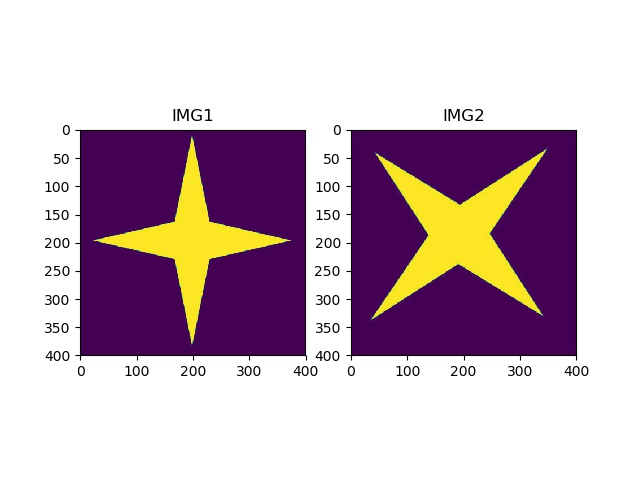
#> input picture OpenCV/pic/21-4-2.jpeg, 640 x 480 px, given in place of the camera
$ python '22-3-2D直方图.py'
#> lines starting #> are read from the running program, lines starting #| are printed output that depends on the picture; after the words box and inside, x2 and y2 are one past the last pixel; in counts of white or black regions, pixels touching at a corner belong together
'''
简单的介绍一下如何计算和绘制2D直方图。

前面我们绘制的都是一维直方图，因为我们只考虑了图像的一个特征：灰度值。
但是在2D直方图中，我们要考虑两个图像特征，颜色和饱和度。根据这两个特征绘制2D直方图。

1、在OpenCV中，使用函数calcHist()来计算直方图简单方便。
如果要绘制颜色直方图的画，需要将图像的颜色空间从BGR转换到HSV。
函数参数也要做一些修改：
    channels=[0,1]，同时处理H和S两个通道。
    bins=[180,256]，H通道为180，S通道为256.
    range=[0,180,0,256]，H的取值范围和S的取值范围。
'''
# [12 lines of commented-out code are left out]

'''
2、Numpy中的2D直方图函数，np.histogram2d()。
请参看下面的代码。
第一个参数时H通道，第二个参数是S通道，第三个参数是bins的数目，第四个参数是数值范围。

'''
# [5 lines of commented-out code are left out]

'''
2、如何将2D直方图绘制出来
    只用cv2.imshow()方法得到的是一个180X256的量为数组。但是这个图是灰度图。
    出入我们知道不同颜色H通道的值，否则我们不知道那到底代表什么颜色。

    使用matplotlib中的imshow()方法来绘制2D直方图，再配合不同的颜色图。
    这样我们会对每个点所代表的数值大小有一个更直观的认识。
    比较简单好看，但是我们还是不知道数字代表的颜色是什么。
'''
# [6 lines of commented-out code are left out]

'''
    上面的图中，X轴显示S值，Y轴显示H值。

3、OpenCV风格的案例
    在官方文档中有一个关于颜色直方图的例子。
    我们看一下代码。可以实现颜色直方图显示对应的颜色。
'''
import numpy as np
import cv2

if __name__=='__main__':
    hsv_map=np.zeros((180,256,3),np.uint8)
    h,s=np.indices(hsv_map.shape[:2])
    hsv_map[:,:,0]=h
    hsv_map[:,:,1]=s
    hsv_map[:,:2]=255
    hsv_map=cv2.cvtColor(hsv_map,cv2.COLOR_HSV2BGR)
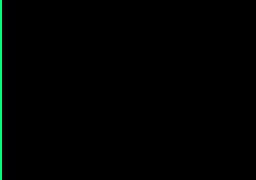
#> hsv_map: shape (180, 256, 3); mean B, G, R 1, 2, 0
    cv2.imshow('hsv_map',hsv_map)

    cv2.namedWindow('hist',0)
    hist_scale=10
    def set_scale(val):
        global hist_scale
        hist_scale=val
    cv2.createTrackbar('scale','hist',hist_scale,32,set_scale)
    cam=cv2.VideoCapture(0)
    while(cam.isOpened()):
        ret,frame=cam.read()
#> frame is the input picture: shape (480, 640, 3); mean B, G, R 192.5, 181.4, 200.5
        cv2.imshow('camera',frame)
        small=cv2.pyrDown(frame)
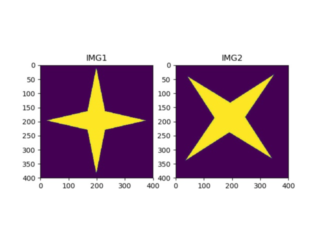
#> small: shape (240, 320, 3); mean B, G, R 192.6, 181.4, 200.5
        hsv=cv2.cvtColor(frame,cv2.COLOR_BGR2HSV)
#> hsv: shape (480, 640, 3); mean H, S, V 43.6, 81.3, 204.5
        dark=hsv[:,:,2]<32
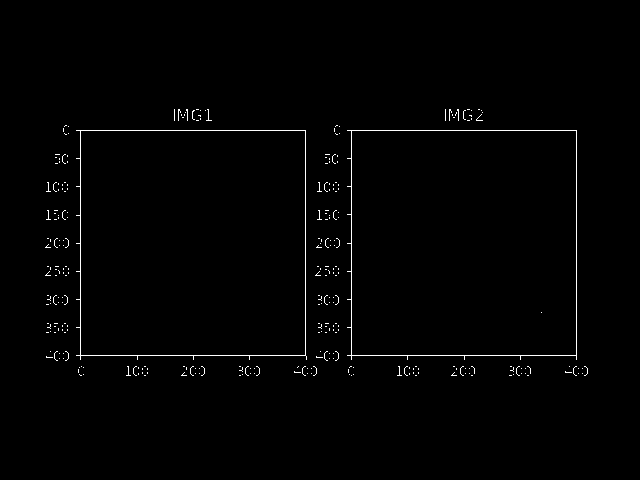
#> dark: shape (480, 640) bool; 1% white in thin lines or dots, all inside (x1, y1, x2, y2) = (45, 109, 588, 376)
        hsv[dark]=0
#> hsv: shape (480, 640, 3); mean H, S, V 42.7, 79.8, 204.4
        h=cv2.calcHist([hsv],[0,1],None,[180,256],[0,180,0,256])
        h=np.clip(h*0.005*hist_scale,0,1)
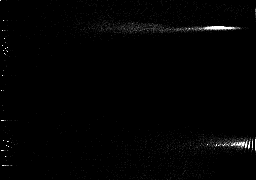
#> h: shape (180, 256) float32; min 0, max 1, mean 0.0106
        vis=hsv_map*h[:,:,np.newaxis]/255.0
        cv2.imshow('hist',vis)

        ch=cv2.waitKey(1)
#> (key Esc is pressed here)
        if ch==27:
            break
    cv2.destroyAllWindows()
